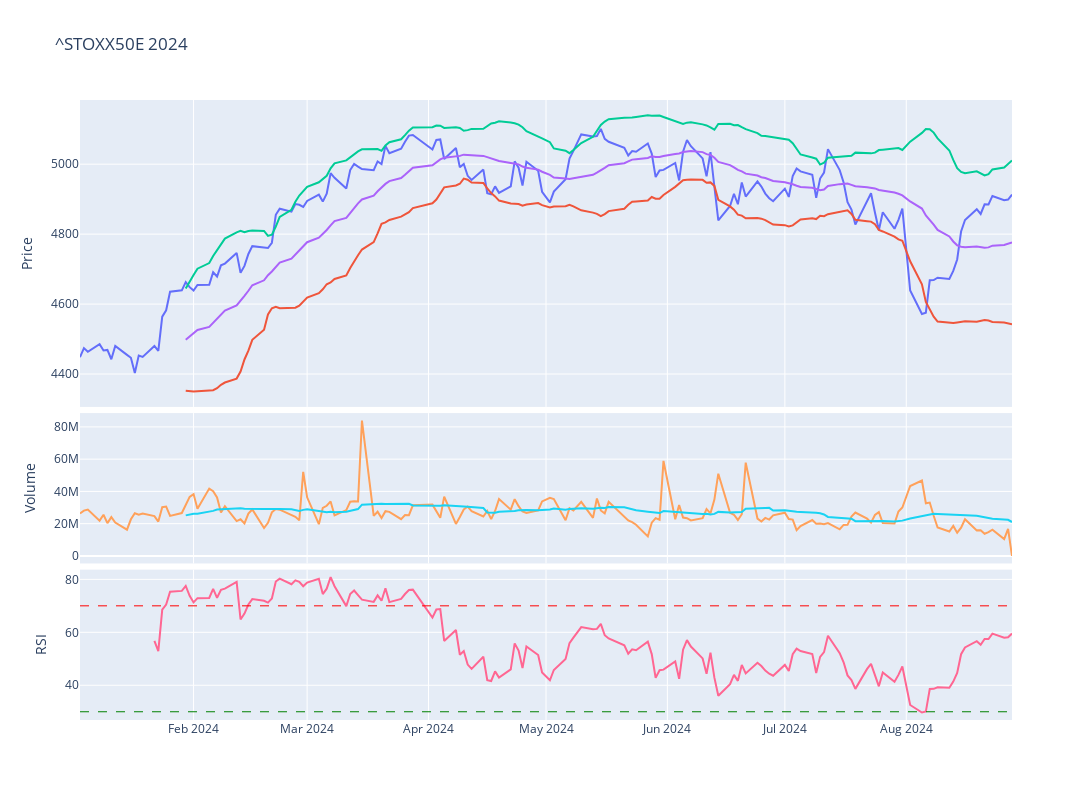

Notebook cell for this chart:
### Code cell
# Plot the adjusted close price
fig = make_subplots(rows=4, cols=1,shared_xaxes=True,vertical_spacing=0.01,specs=[[{'rowspan':2,'colspan':1}],[None],[{'rowspan':1,'colspan':1}],[{'rowspan':1,'colspan':1}]])

# Graph (1,1)
fig.add_trace(go.Scatter(x=stock_ticker['Adj Close'].loc[year].index,y=stock_ticker['Adj Close'].loc[year],mode="lines",name=f'{ticker}'),row=1,col=1)
fig.add_trace(go.Scatter(x=stock_ticker['BB_Lower'].loc[year].index,y=stock_ticker['BB_Lower'].loc[year],mode="lines",name='BB_Lower'),row=1,col=1)
fig.add_trace(go.Scatter(x=stock_ticker['BB_Upper'].loc[year].index,y=stock_ticker['BB_Upper'].loc[year],mode="lines",name='BB_Upper'),row=1,col=1)
fig.add_trace(go.Scatter(x=stock_ticker['MMA20'].loc[year].index,y=stock_ticker['MMA20'].loc[year],mode="lines",name='MMA20'),row=1,col=1)
# Update xaxis properties
fig.update_yaxes(title_text="Price", row=1, col=1)

# Graph (3,1)
fig.add_trace(go.Scatter(x=stock_ticker['Volume'].loc[year].index,y=stock_ticker['Volume'].loc[year],mode="lines",name='Volume'),row=3, col=1)
fig.add_trace(go.Scatter(x=stock_ticker['Volume'].loc[year].index,y=stock_ticker['Volume'].loc[year].rolling(20).mean(),mode="lines",name='MMA20'),row=3,col=1)
fig.update_yaxes(title_text="Volume", row=3, col=1)

# Graph (4,1)
fig.add_trace(go.Scatter(x=stock_ticker['RSI'].loc[year].index,y=stock_ticker['RSI'].loc[year],mode="lines",name='RSI'),row=4, col=1)
fig.add_hline(y=30, line_width=1, line_dash="dash", line_color="green",row=4,col=1)
fig.add_hline(y=70, line_width=1, line_dash="dash", line_color="red",row=4,col=1)
fig.update_yaxes(title_text="RSI", row=4, col=1)

fig.update_layout(height=800, width=1300,showlegend=False,title=f"{ticker} {year}")

fig.show()

### Figure 1 — Plotly figure (JSON) as saved in the notebook; plotly's stock layout.template omitted (floating-point values rounded to 4 significant figures; data arrays with more than 128 entries replaced by an {"elided": "..."} marker saying what was removed)
{"data": [{"mode": "lines", "name": "^STOXX50E", "type": "scatter", "x": {"elided": "165 str values"}, "xaxis": "x", "y": {"elided": "165 float values"}, "yaxis": "y"}, {"mode": "lines", "name": "BB_Lower", "type": "scatter", "x": {"elided": "165 str values"}, "xaxis": "x", "y": {"elided": "165 float values"}, "yaxis": "y"}, {"mode": "lines", "name": "BB_Upper", "type": "scatter", "x": {"elided": "165 str values"}, "xaxis": "x", "y": {"elided": "165 float values"}, "yaxis": "y"}, {"mode": "lines", "name": "MMA20", "type": "scatter", "x": {"elided": "165 str values"}, "xaxis": "x", "y": {"elided": "165 float values"}, "yaxis": "y"}, {"mode": "lines", "name": "Volume", "type": "scatter", "x": {"elided": "165 str values"}, "xaxis": "x2", "y": {"elided": "165 int values"}, "yaxis": "y2"}, {"mode": "lines", "name": "MMA20", "type": "scatter", "x": {"elided": "165 str values"}, "xaxis": "x2", "y": {"elided": "165 int values"}, "yaxis": "y2"}, {"mode": "lines", "name": "RSI", "type": "scatter", "x": {"elided": "165 str values"}, "xaxis": "x3", "y": {"elided": "165 float values"}, "yaxis": "y3"}], "layout": {"height": 800, "shapes": [{"line": {"color": "green", "dash": "dash", "width": 1}, "type": "line", "x0": 0, "x1": 1, "xref": "x3 domain", "y0": 30, "y1": 30, "yref": "y3"}, {"line": {"color": "red", "dash": "dash", "width": 1}, "type": "line", "x0": 0, "x1": 1, "xref": "x3 domain", "y0": 70, "y1": 70, "yref": "y3"}], "showlegend": false, "title": {"text": "^STOXX50E 2024"}, "width": 1300, "xaxis": {"anchor": "y", "domain": [0, 1], "matches": "x3", "showticklabels": false}, "xaxis2": {"anchor": "y2", "domain": [0, 1], "matches": "x3", "showticklabels": false}, "xaxis3": {"anchor": "y3", "domain": [0, 1]}, "yaxis": {"anchor": "x", "domain": [0.505, 1], "title": {"text": "Price"}}, "yaxis2": {"anchor": "x2", "domain": [0.2525, 0.495], "title": {"text": "Volume"}}, "yaxis3": {"anchor": "x3", "domain": [0, 0.2425], "title": {"text": "RSI"}}}}
